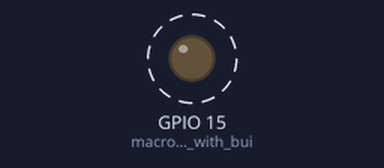
Bench run of a program on a simulated ESP32-S2. On the bench: output pins drawn as LEDs (lit = HIGH). Dashed ring = blinking. What the program prints to the serial monitor is not drawn.

Above: at 0.5 s.
Timing chart, 0 to 4.6 s (numbered marks = the images above):
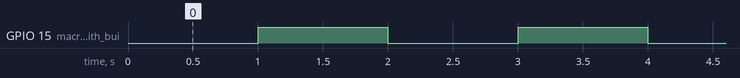

Measured:
- by itself, GPIO 15 (macro_for_boards_with_bui): alternates HIGH for 1.0 s and LOW for 1.0 s

The program:

main.cpp
```cpp
// Blinky example for the esp32-s2 mini
// featuring Serial output aswell!

#include <Arduino.h>


// put function declarations here:
int myFunction(int, int);

void setup() {
  // put your setup code here, to run once:
  int result = myFunction(2, 3);
  Serial.begin();
  while(!Serial){;} // wait for serial connection to start! can also use delay(500) to give serial time to start
  pinMode(LED_BUILTIN,OUTPUT); // macro for boards with built in LEDs
}

void loop() {
  // put your main code here, to run repeatedly:
  delay(1000);
  Serial.println("Hello World!");
  digitalWrite(LED_BUILTIN,1);
  delay(1000);
  digitalWrite(LED_BUILTIN,0);
}

// put function definitions here:
int myFunction(int x, int y) {
  return x + y;
}
```
